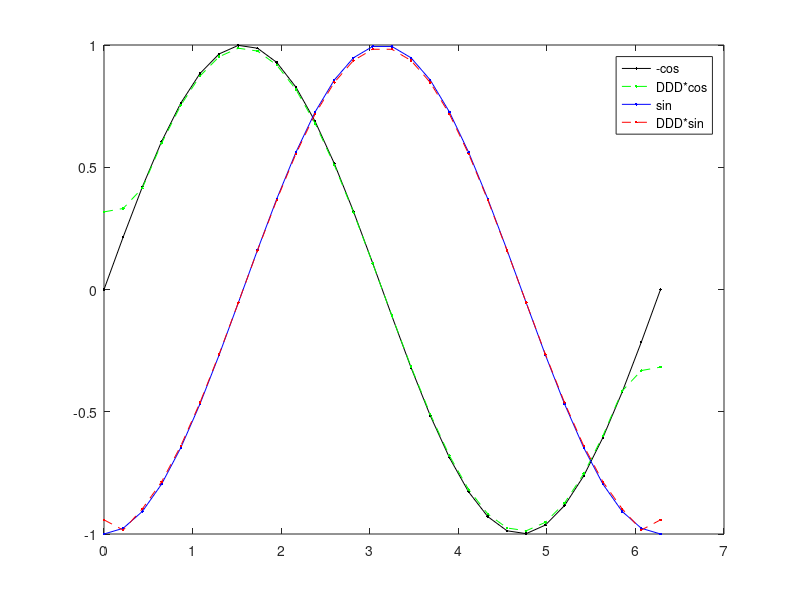

Here is the MATLAB script that generated this plot:
%{
Like the [diffmat](../diffmat.m) code, the principle here is to determine the matrix differentiation to have the third derivate of a function. The discretization of the function look like that : 

$$u'''=\frac{-u_{i-2}+2u_{i-1}+0u_{i}-2u_{i+1}+u_{i+2}}{2h^3}$$

We see that is a centered stencil and to have the first and last part of the matrix we have to use whether a upwind stencil whether a backwind stencil. Thus we have :

$$u'''=\frac{-u_{i}+3u_{i+1}-3u_{i+2}+u_{i+3}}{h^3}$$

The second and before last line of the matrix are here to refine the accuracy of the differentiation matrix.
%}

clear all; clf

% parameters
L=2*pi; % domain length
N=30; % number of points

% the grid
x=linspace(0,L,N)';
h=x(2)-x(1); % the grid size

% first derivative
D=zeros(N,N);
D(1,1:3)=[-3/2, 2, -1/2]/h;
for ind=2:N-1
    D(ind,ind-1:ind+1)=[-1/2, 0, 1/2]/h;
end
D(end,end-2:end)=[1/2, -2, 3/2]/h;

% second derivative
DD=zeros(N,N);
DD(1,1:3)=[1, -2, 1]/h^2;
for ind=2:N-1
    DD(ind,ind-1:ind+1)=[1, -2, 1]/h^2;
end
DD(end,end-2:end)=[1, -2, 1]/h^2;

% third derivative
DDD=zeros(N,N);
DDD(1,1:4)=[-1, 3, -3, 1]/h^3;
DDD(2,1:4)=[1, -1, 1, -1]/(40*h^3);
for ind=3:N-2
    DDD(ind,ind-2:ind+2)=[-1/2, 1, 0, -1, 1/2]/h^3;
end
DDD(end-1,end-3:end)=[1, -1, 1, -1]/(40*h^3);
DDD(end,end-3:end)=[-1, 3, -3, 1]/h^3;

plot(x,sin(x),'k.-',x,DDD*cos(x),'g.--',x,-cos(x),'b.-',x,DDD*sin(x),'r.--');
legend('-cos','DDD*cos','sin','DDD*sin')

%{
![](/Third_order.jpg)
%}